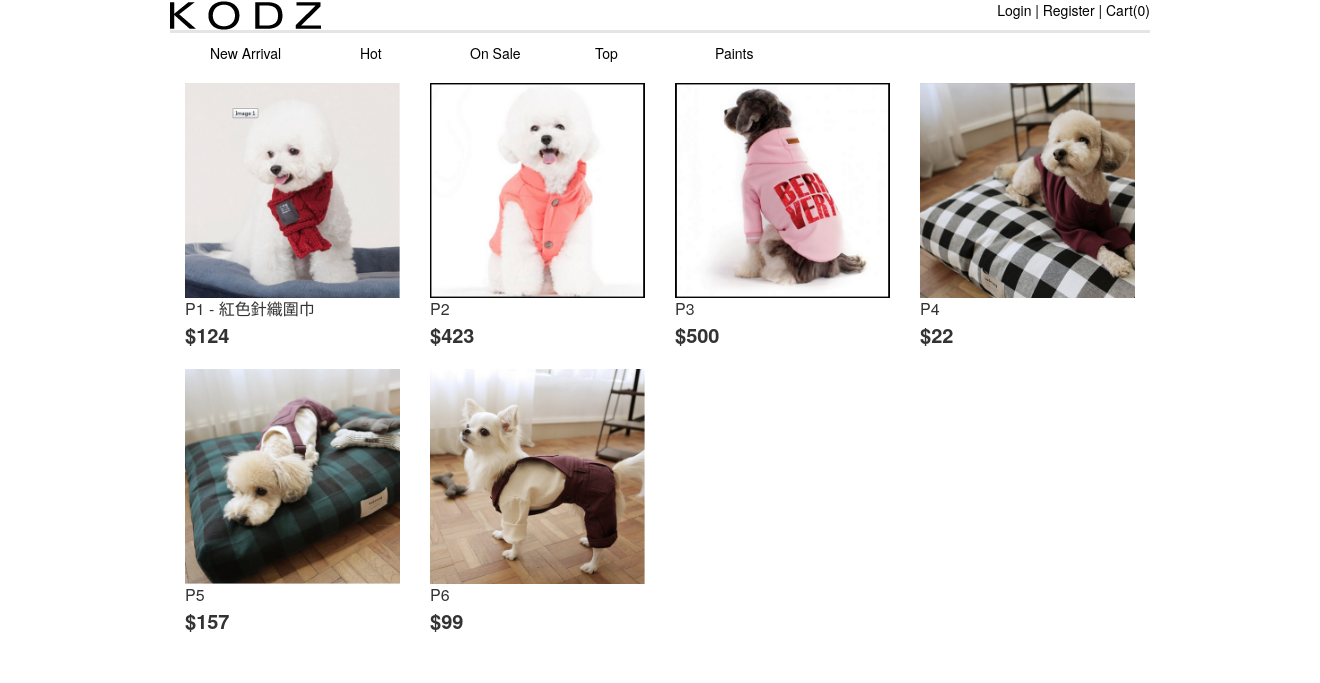
/, run on an earlier commit of the app's database.
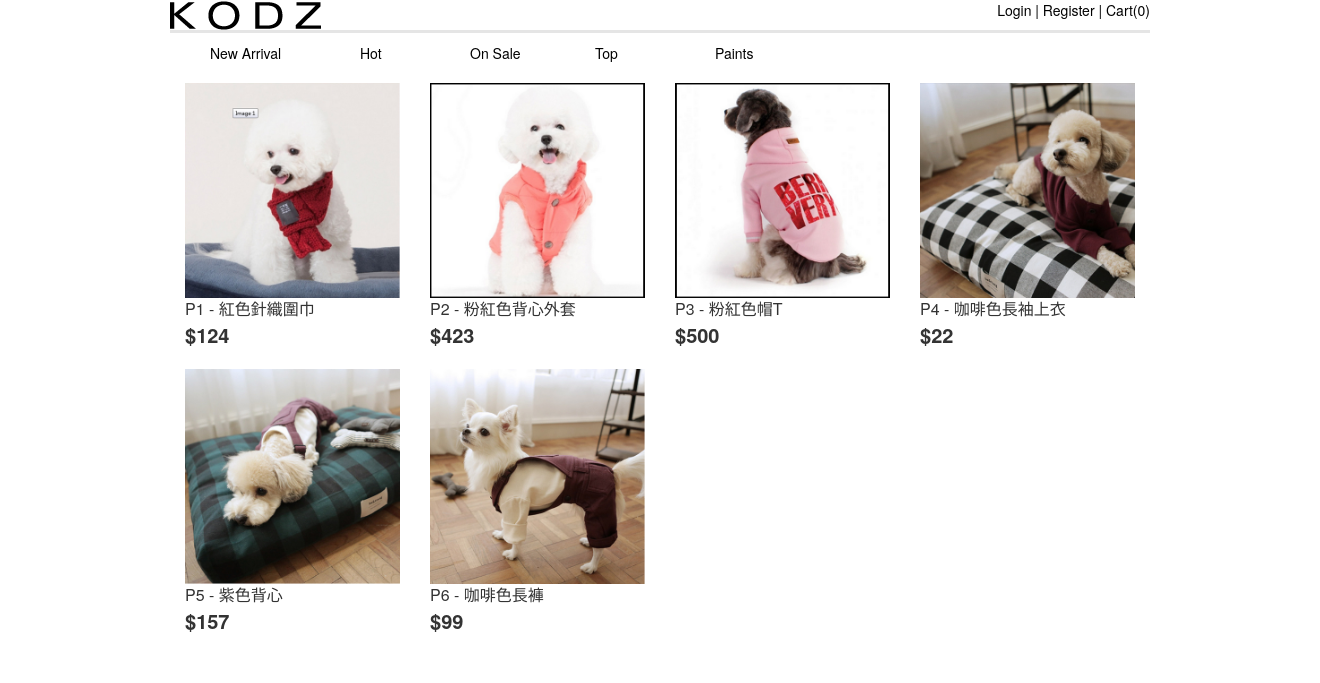
And on a later commit of the database.
### products/models.py (models this page shows, shortened)
class Product(models.Model):
    name     = models.CharField(max_length=20)
    stock    = models.IntegerField(default=0)
    price    = models.DecimalField(max_digits=4, decimal_places=0)
    date     = models.DateField(default=date.today)
    category = models.ForeignKey(ProductCategory)
    image    = models.ImageField(upload_to='products_images/')

### DSdogs/view.py (the view)
# urls.py: url(r'^$', 'DSdogs.view.index'),
def index(request):
    products = Product.objects.all
    cart = get_cart(request)
    if 'product_id' in request.POST:
        id = request.POST['product_id']
        product = Product.objects.get(id=id)
        try:
            quantity = int(request.POST['select_quantity'])
        except:
            quantity = 1
        add_to_cart(request, product=product, quantity=quantity, unit_price=product.price)
        product_name = product.name
    else:
        pass
    return render_to_response('index.html', RequestContext(request, locals()));

### DSdogs/view.py (called while the page is built)
def context_proc(request):
    cart = get_cart(request)
    items_count = 0
    for item in cart.item_set.all():
        items_count += item.quantity
    return {'cart_items_count' : items_count}

### cart/views.py (called while the page is built)
def get_cart(request):
    cart_id = request.session.get(CART_ID)
    if cart_id:
        try:
            cart = Cart.objects.get(id=cart_id)
        except:
            cart = create_new_cart(request)
    else:
        cart = create_new_cart(request)
    return cart

def create_new_cart(request):
    cart = Cart.objects.create(created_date = datetime.datetime.now())
    request.session[CART_ID] = cart.id
    return cart

### templates/index.html (shortened to what this page needs)
{% extends 'base.html' %}
{% block content %}
        <div class="container-fluid">
            <div class="row">
                {% for p in products %}
                <div class="col-md-3">
                    <a href="product/{{p.id}}">
                    <img src="{{ p.image.url }}" width="100%">
                    </a>
                    <div class="product-info">
                        <div class="product-name">
                            {{ p.name }}
                        </div>
                        <div class="product-price">
                            ${{ p.price }}
                        </div>
                        <br>
                    </div>
                </div>
                {% endfor %}
            </div>
        </div>
{% endblock %}

### templates/base.html (shortened to what this page needs)
<!DOCTYPE html>
<html lang="en">
<head>
    <link rel="stylesheet" href="https://maxcdn.bootstrapcdn.com/bootstrap/3.3.5/css/bootstrap.min.css">
    <link rel="stylesheet" href="/static/css/DSdogs.css">
</head>
<body>
    <div class="header">
        <div class="logo">
            <a href="/">
            <img src="/static/images/logo.png">
            </a>
        </div>
        <div class="user_login">
            {% if request.user.is_authenticated %}
                Hi, {{ request.user }}　|
                <a href="/accounts/logout">Logout |</a>
            {% else %}
                <a href="/accounts/login">Login |</a>
                <a href="/accounts/register">Register |</a>
            {% endif %}
            <a href="/cart/">Cart({{cart_items_count}})</a>
        </div>
    </div>
    <div class="line"></div>
    <nav>
        <ul>
        <li style="width:150px"><a href="">New Arrival</a></li>
        <li style="width:110px"><a href="">Hot</a></li>
        <li style="width:125px"><a href="">On Sale</a></li>
        <li style="width:120px"><a href="">Top</a></li>
        <li style="width:120px"><a href="">Paints</a></li>
        </ul>
    </nav>
    {% block content %}{% endblock %}
</body>
</html>

### static/css/DSdogs.css (style rules this page uses)
body { margin:0 auto; width:90%; max-width:1000px; padding:0 10px; overflow:auto; }
a { text-decoration:none; color:black; }
nav { width:1200px; }
ul { list-style-type: none; }
ul li { float: left; }
.logo { float: left; }
.user_login { float: right; }
.line { border-bottom:solid #e5e5e5; }
.product-name { font-size: 16px; }
.product-price { font-size: 20px; font-weight: bold; }

What changed in the data, as far as the page shows it:
changed Product: name "P2" → "P2 - 粉紅色背心外套"
changed Product: name "P3" → "P3 - 粉紅色帽T"
changed Product: name "P4" → "P4 - 咖啡色長袖上衣"
changed Product: name "P5" → "P5 - 紫色背心"
changed Product: name "P6" → "P6 - 咖啡色長褲"
